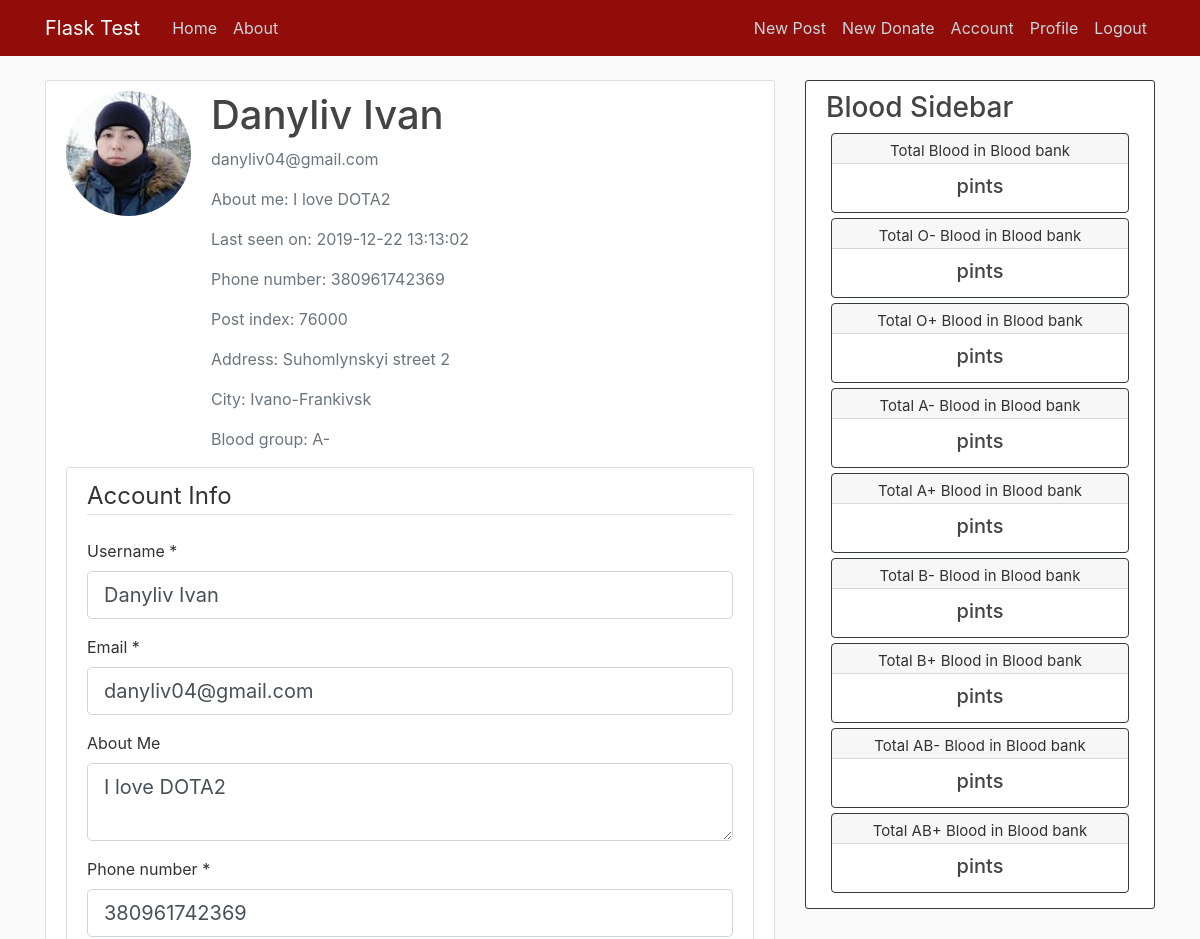
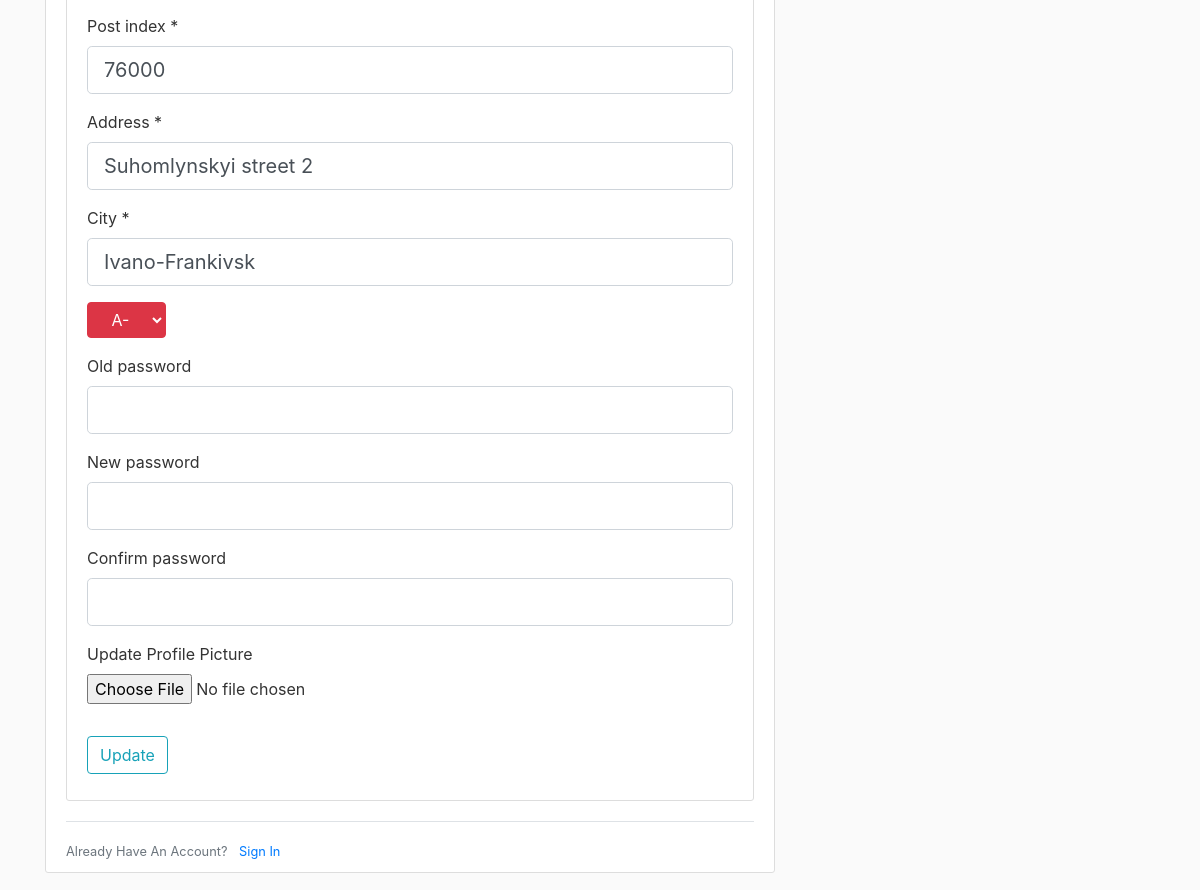
Screenshot of /account (signed in) with the database file from the repository (2 pictures, top to bottom).
### bank/models.py (models this page shows, shortened)
class User(db.Model, UserMixin):
    id = db.Column(db.Integer, primary_key=True)
    username = db.Column(db.String(20), unique=True, nullable=False)
    email = db.Column(db.String(120), unique=True, nullable=False)
    image_file = db.Column(db.String(20), nullable=False, default='default.jpg')
    password = db.Column(db.String(60), nullable=False)
    posts = db.relationship('Post', backref='author', lazy=True)
    post_index = db.Column(db.Integer())
    address = db.Column(db.String(100))
    city = db.Column(db.String(30))
    blood_group = db.Column(db.String(10), nullable=False)
    phone = db.Column(db.Integer(), unique=True,)
    about = db.Column(db.String(140))
    last_seen = db.Column(db.DateTime, default=datetime.utcnow)
    donates = db.relationship('Donate', backref='author', lazy=True)
    followed = db.relationship(
        'User', secondary=followers,
        primaryjoin=(followers.c.follower_id == id),
        secondaryjoin=(followers.c.followed_id == id),
        backref=db.backref('followers', lazy='dynamic'), lazy='dynamic')

### bank/routes.py (the view)
@app.route("/account", methods=['GET', 'POST'])
@login_required
def account():
    form = UpdateAccountForm()
    if form.validate_on_submit():
        if form.picture.data:
            picture_file = save_picture(form.picture.data)
            current_user.image_file = picture_file
        current_user.username = form.username.data
        current_user.email = form.email.data
        current_user.about = form.about.data
        current_user.phone = form.phone.data
        current_user.post_index = form.post_index.data
        current_user.address = form.address.data
        current_user.city = form.city.data
        current_user.blood_group = form.blood_group.data
        db.session.commit()
        flash('Your account has been updated!', 'success')
        return redirect(url_for('account'))
    elif request.method == 'GET':
        form.username.data = current_user.username
        form.email.data = current_user.email
        form.about.data = current_user.about
        form.phone.data = current_user.phone
        form.post_index.data = current_user.post_index
        form.address.data = current_user.address
        form.city.data = current_user.city
        form.blood_group.data = current_user.blood_group
    image_file = url_for('static', filename='images/' + current_user.image_file)
    return render_template('account.html', title='Account', image_file=image_file, form=form)

### bank/forms.py (shortened to what this page needs)
class UpdateAccountForm(FlaskForm):
    username = StringField('Username * ', validators=[DataRequired(), Length(min=2, max=20)])
    email = StringField('Email * ', validators=[DataRequired(), Email()])
    about = TextAreaField('About Me')
    picture = FileField('Update Profile Picture', validators=[FileAllowed(['jpg', 'png', 'jpeg'])])
    old_pass = PasswordField('Old password')
    new_pass = PasswordField('New password')
    confirm_pass = PasswordField('Confirm password', validators=[EqualTo('new_pass')])
    phone = IntegerField('Phone number * ', validators=[DataRequired()])
    post_index = IntegerField('Post index * ', validators=[DataRequired()])
    address = StringField('Address * ', validators=[DataRequired()])
    city = StringField('City * ', validators=[DataRequired()])
    blood_group = SelectField('Blood group * ', [DataRequired()], default='1', choices=[
        ('O-', 'O-'),
        ('O+', 'O+'),
        ('A-', 'A-'),
        ('A+', 'A+'),
        ('B-', 'B-'),
        ('B+', 'B+'),
        ('AB-', 'AB-'),
        ('AB+', 'AB+'),
    ])
    submit = SubmitField('Update')

### bank/models.py (called while the page is built)
@login_manager.user_loader
def load_user(user_id):
    return User.query.get(int(user_id))

### bank/routes.py (called while the page is built)
@app.before_request
def before_request():
    if current_user.is_authenticated:
        current_user.last__seen = datetime.utcnow()
        db.session.commit()

### bank/templates/account.html (shortened to what this page needs)
{% extends "layout.html" %}
{% block content %}
   <div class="content-section">
   	<div class="media">
        <img class="rounded-circle account-img" src="{{ image_file }}">
        <div class="media-body">
    			<h2 class="account-heading">{{ current_user.username }}</h2>
    			<p class="text-secondary">{{ current_user.email }}</p>
                <p class="text-secondary">About me: {{ current_user.about }}</p>
                <p class="text-secondary">Last seen on: {{ current_user.last__seen }}</p>
                <p class="text-secondary">Phone number: {{ current_user.phone }}</p>
                <p class="text-secondary">Post index: {{ current_user.post_index }}</p>
                <p class="text-secondary">Address: {{ current_user.address }}</p>
                <p class="text-secondary">City: {{ current_user.city }}</p>
                <p class="text-secondary">Blood group: {{ current_user.blood_group }}</p>
        </div>
   	</div>
   	 <div class="content-section">
         <form method="POST" action="" enctype="multipart/form-data">
            <fieldset class="form-group">
                <legend class="border-bottom mb-4">Account Info</legend>
                <div class="form-group">
                <div class="form-group">
                    {{ form.username.label(class="form-control-label") }}
                    {% if form.username.errors %}
                        {{ form.username(class="form-control form-control-lg is-invalid") }}
                        <div class="invalid-feedback">
                            {% for error in form.username.errors %}
                                <span>{{ error }}</span>
                            {% endfor %}
                        </div>
                    {% else %}
                        {{ form.username(class="form-control form-control-lg") }}
                    {% endif %}
                </div>
                <div class="form-group">
                    {{ form.email.label(class="form-control-label") }}
                    {% if form.email.errors %}
                        {{ form.email(class="form-control form-control-lg is-invalid") }}
                        <div class="invalid-feedback">
                            {% for error in form.email.errors %}
                                <span>{{ error }}</span>
                            {% endfor %}
                        </div>
                    {% else %}
                        {{ form.email(class="form-control form-control-lg") }}
                    {% endif %}
                </div>
                </div>
                <div class="form-group">
                <div class="form-group">
                    {{ form.about.label(class="form-control-label") }}
                    {% if form.about.errors %}
                        {{ form.about(class="form-control form-control-lg is-invalid") }}
                        <div class="invalid-feedback">
                            {% for error in form.about.errors %}
                                <span>{{ error }}</span>
                            {% endfor %}
                        </div>
                    {% else %}
                        {{ form.about(class="form-control form-control-lg") }}
                    {% endif %}
                </div>
                <div class="form-group">
                    {{ form.phone.label(class="form-control-label") }}
                    {% if form.phone.errors %}
                        {{ form.phone(class="form-control form-control-lg is-invalid") }}
                        <div class="invalid-feedback">
                            {% for error in form.phone.errors %}
                                <span>{{ error }}</span>
                            {% endfor %}
                        </div>
                    {% else %}
                        {{ form.phone(class="form-control form-control-lg") }}
                    {% endif %}
                </div>
                <div class="form-group">
                    {{ form.post_index.label(class="form-control-label") }}
                    {% if form.post_index.errors %}
                        {{ form.post_index(class="form-control form-control-lg is-invalid") }}
                        <div class="invalid-feedback">
                            {% for error in form.post_index.errors %}
                                <span>{{ error }}</span>
                            {% endfor %}
                        </div>
                    {% else %}
                        {{ form.post_index(class="form-control form-control-lg") }}
                    {% endif %}
                </div>
                <div class="form-group">
                    {{ form.address.label(class="form-control-label") }}
                    {% if form.address.errors %}
                        {{ form.address(class="form-control form-control-lg is-invalid") }}
                        <div class="invalid-feedback">
                            {% for error in form.address.errors %}
                                <span>{{ error }}</span>
                            {% endfor %}
                        </div>
                    {% else %}
                        {{ form.address(class="form-control form-control-lg") }}
                    {% endif %}
                </div>
                <div class="form-group">
                    {{ form.city.label(class="form-control-label") }}
                    {% if form.city.errors %}
                        {{ form.city(class="form-control form-control-lg is-invalid") }}
                        <div class="invalid-feedback">
                            {% for error in form.city.errors %}
                                <span>{{ error }}</span>
                            {% endfor %}
                        </div>
                    {% else %}
                        {{ form.city(class="form-control form-control-lg") }}
                    {% endif %}
                </div>
                <div class="form-group">
                        {{ form.blood_group(class='btn btn-danger dropdown-toggle') }}
                </div>
                </div>
                <div class="form-group">
                <div class="form-group">
                    {{ form.old_pass.label(class="form-control-label") }}
                    {% if form.old_pass.errors %}
                        {{ form.old_pass(class="form-control form-control-lg is-invalid") }}
                        <div class="invalid-feedback">
                            {% for error in form.old_pass.errors %}
                                <span>{{ error }}</span>
                            {% endfor %}
                        </div>
                    {% else %}
                        {{ form.old_pass(class="form-control form-control-lg") }}
                    {% endif %}
                </div>
                <div class="form-group">
                    {{ form.new_pass.label(class="form-control-label") }}
                    {% if form.new_pass.errors %}
                        {{ form.new_pass(class="form-control form-control-lg is-invalid") }}
                        <div class="invalid-feedback">
                            {% for error in form.new_pass.errors %}
                                <span>{{ error }}</span>
                            {% endfor %}
                        </div>
                    {% else %}
                        {{ form.new_pass(class="form-control form-control-lg") }}
                    {% endif %}
                </div>
                <div class="form-group">
                    {{ form.confirm_pass.label(class="form-control-label") }}
                    {% if form.confirm_pass.errors %}
                        {{ form.confirm_pass(class="form-control form-control-lg is-invalid") }}
                        <div class="invalid-feedback">
                            {% for error in form.confirm_pass.errors %}
                                <span>{{ error }}</span>
                            {% endfor %}
                        </div>
                    {% else %}
                        {{ form.confirm_pass(class="form-control form-control-lg") }}
                    {% endif %}
                </div>
                <div class="form-group">
                	{{ form.picture.label() }}
                	{{ form.picture(class="form-control-file") }}
                </div>
                </div>
            </fieldset>
            <div class="form-group">
                {{ form.submit(class="btn btn-outline-info") }}
            </div>
        </form>
    </div>
    <div class="border-top pt-3">
        <small class="text-muted">
            Already Have An Account? <a class="ml-2" href="{{ url_for('login') }}">Sign In</a>
        </small>
    </div>
   </div>
{% endblock content %}

### bank/static/main.css (style rules this page uses)
body { background: #fafafa; color: #333333; margin-top: 5rem; }
h1, h2, h3, h4, h5, h6 { color: #444444; }
.content-section { background: #ffffff; padding: 10px 20px; border: 1px solid #dddddd; border-radius: 3px; margin-bottom: 20px; }
.account-img { height: 125px; width: 125px; margin-right: 20px; margin-bottom: 16px; }
.account-heading { font-size: 2.5rem; }

### rows the page displays
User: username "Danyliv Ivan", email "danyliv04@gmail.com", about "I love DOTA2", phone "380961742369", post_index "76000", address "Suhomlynskyi street 2", city "Ivano-Frankivsk", blood_group "A-"

### other values shown
{{ current_user.last__seen }} "2019-12-22 13:13:02"
